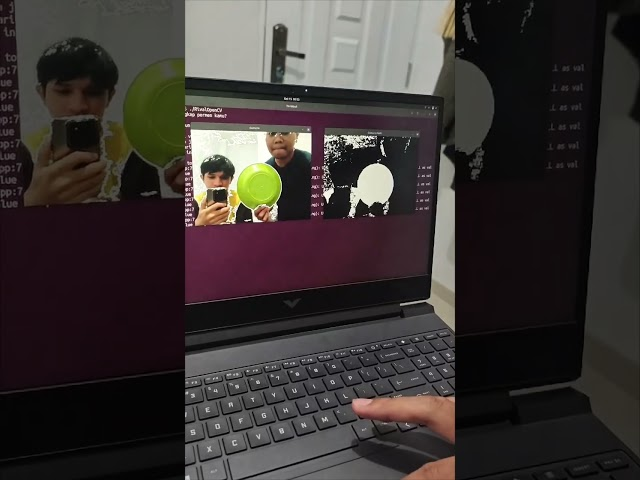
//> input picture etc/thumbnail_projecopencv.jpg, 640 x 480 px, given in place of the camera
$ ./main   (built with g++ and OpenCV 4)
//> lines starting //> are read from the running program, lines starting //| are printed output that depends on the picture; after the words box and inside, x2 and y2 are one past the last pixel; in counts of white or black regions, pixels touching at a corner belong together
### 01_OPENCV_PERMEN/include/tangkap.h
#ifndef TANGKAP_H
#define TANGKAP_H

#include <opencv2/imgcodecs.hpp>
#include <opencv2/imgproc.hpp>
#include <opencv2/highgui.hpp>
using namespace cv;

void tangkap(Scalar lower_tresh, Scalar upper_tresh);

#endif

### 01_OPENCV_PERMEN/include/ball.h
#ifndef BALL_H
#define BALL_H

#include <opencv2/imgcodecs.hpp>
#include <opencv2/imgproc.hpp>
using namespace cv;

class Ball {
    private :
        Point center;
        unsigned int radius;
        int x_velocity;
        int y_velocity;
        Vec3b color;
    public :

    Ball(unsigned int r, Vec3b c);

    void updatePos();

    void drawBall(Mat &frame);

    Point getBallPos();
};


#endif

### 01_OPENCV_PERMEN/include/tangkap.cpp
#include <opencv2/imgcodecs.hpp>
#include <opencv2/imgproc.hpp>
#include <opencv2/highgui.hpp>
#include "ball.h"
#include <iostream>

using namespace cv;
using namespace std;

unsigned int jumlah_permen_tertangkap = 0;

void tangkap(Scalar lower_tresh, Scalar upper_tresh) {
    VideoCapture capture(0);

    Mat frame, frame_resize, frame_flip, frame_hsv, frame_mask;
    Vec3b colors[] = {Vec3b(0, 0, 255), Vec3b(0, 255, 0), Vec3b(255, 0, 0)};

    vector<Ball*> balls;
    for (int i = 0; i < 3; i++)
    {
        balls.push_back(new Ball(30, colors[i]));
    }

    while (true)
    {
        capture >> frame;
        resize(frame, frame_resize, Size(960, 720));
        flip(frame_resize,frame_flip, 1);
        cvtColor(frame_flip, frame_hsv, COLOR_BGR2HSV);

        inRange(frame_hsv, lower_tresh, upper_tresh, frame_mask);
        vector<vector<Point>> contours;
        findContours(frame_mask, contours, RETR_EXTERNAL, CHAIN_APPROX_SIMPLE);
        for (int i = 0; i < contours.size(); i++)
        {
            unsigned int area = contourArea(contours[i]);
            if (area > 2500)
            {
                drawContours(frame_flip, contours, -1, Scalar(255, 255, 255), 2);
            }
        }

        for (int i = 0; i < 3; i++)
        {

            balls[i]->drawBall(frame_flip);
            balls[i]->updatePos();


            for(size_t j = 0; j < contours.size(); j++)
            {
                if (pointPolygonTest(contours[j], static_cast<Point2f>(balls[i]->getBallPos()), false) > 0)
                {
                    balls.erase(balls.begin() + i);
                    balls.push_back(new Ball(30, colors[i]));
                    jumlah_permen_tertangkap++;
                }
            }
        }

        string text_poin = "Permen tertangkap : " + to_string(jumlah_permen_tertangkap);
        putText(frame_flip, text_poin, Point(50,50), FONT_HERSHEY_TRIPLEX, 1, Scalar(0, 0, 0), 2);


        namedWindow("Tangkap Permennya!");
        imshow("Tangkap Permennya!", frame_flip);
        if (waitKey(30) == 27) break;
    }

    for (Ball *ball : balls)
    {
        delete ball;
    }

}

### 01_OPENCV_PERMEN/include/ball.cpp
#include "ball.h"
#include <opencv2/imgcodecs.hpp>
#include <opencv2/imgproc.hpp>
#include <opencv2/highgui.hpp>
#include <cstdlib>
#include <ctime>
#include <iostream>

using namespace cv;

Ball::Ball(unsigned int r, Vec3b c)
    : radius(r), color(c)
{
    srand(static_cast<unsigned int>(time(0)) + rand());
    center.x = rand() % (960 - 2*radius) + radius;
    center.y = rand() % (720 - 2*radius) + radius;
    x_velocity = rand() % 20 + 10;
    y_velocity = rand() % 20 + 10;
}

void Ball::updatePos()
{
    center.x += x_velocity;
    center.y += y_velocity;

    if (center.x <= radius || center.x >= 960 - radius)
    {
        x_velocity = -x_velocity;
    }else if (center.y <= radius || center.y >= 720 - radius)
    {
        y_velocity = -y_velocity;
    }
}

void Ball::drawBall(Mat &frame)
{
    circle(frame, center, radius, color, FILLED);
}

Point Ball::getBallPos()
{
    return this->center;
}

### 01_OPENCV_PERMEN/src/main.cpp
#include "../include/ball.h"
#include "../include/tangkap.h"
#include <opencv2/imgcodecs.hpp>
#include <opencv2/imgproc.hpp>
#include <opencv2/highgui.hpp>
#include <iostream>
#include <thread>
#include <chrono>

using namespace cv;
using namespace std;


int hmin = 0, smin = 0, vmin = 0, hmax = 255, smax = 255, vmax = 255;

void typingEffect(const char *kalimat){
    while (*kalimat)
    {
        cout << *kalimat << flush;
        this_thread::sleep_for(chrono::milliseconds(30));
        kalimat++;
    }
    cout << endl;
}

int main() {
    //Capture device untuk sumber video
    VideoCapture capture(0);
    if (!capture.isOpened())
    {
        cerr << "Webcam tidak bisa dibuka!" << endl;
        return 0;
    }

    typingEffect("Halo Mulyadi! Kamu kesulitan menangkap permen kamu?");
    typingEffect("Sini ku bantu!");
    typingEffect("Setelah prompt ini selesai, akan muncul 3 buah window untuk");
    typingEffect("kamu mengkonfigurasi jaring mu!");
    typingEffect("Atur trackbars dari hue min sampai val max agar window \"Camera Mask\"");
    typingEffect("hanya menampilkan warna putih pada jaring yang kamu mau.");
    typingEffect("Setelah selesai mengkonfigurasi jaring mu tekan \033[1mesc\033[0m!");
    typingEffect("Siap menangkap permen mu Mulyadi? input 'y' jika kamu siap!");
    char input;
    cin >> input;
//> the answer given: 1

    namedWindow("Konfigurasi Jaring", 0);
    createTrackbar("Hue Min", "Konfigurasi Jaring", &hmin, 180);
    createTrackbar("Hue Max", "Konfigurasi Jaring", &hmax, 180);
    createTrackbar("Sat Min", "Konfigurasi Jaring", &smin, 255);
    createTrackbar("Sat Max", "Konfigurasi Jaring", &smax, 255);
    createTrackbar("Val Min", "Konfigurasi Jaring", &vmin, 255);
    createTrackbar("Val Max", "Konfigurasi Jaring", &vmax, 255);

    Mat frame, frame_flip, frame_hsv, frame_mask;

    while (true)
    {
        capture >> frame;
//> frame is the input picture: 480 rows x 640 cols, CV_8UC3; mean B, G, R 49.9, 51.6, 57.6
        flip(frame, frame_flip, 1);
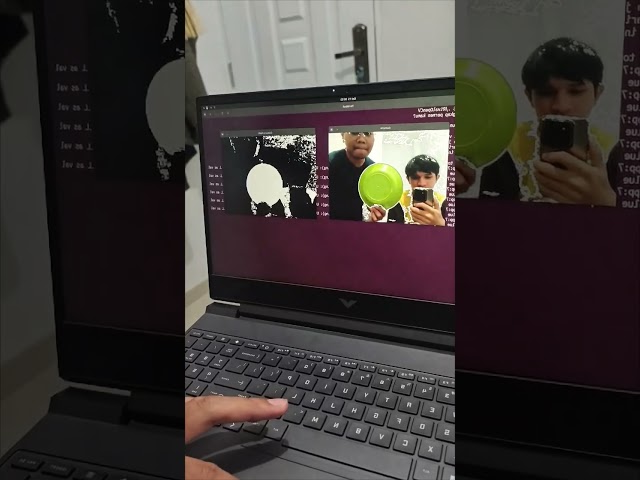
//> frame_flip: 480 rows x 640 cols, CV_8UC3; mean B, G, R 49.9, 51.6, 57.6
        cvtColor(frame_flip, frame_hsv, COLOR_BGR2HSV);
//> frame_hsv: 480 rows x 640 cols, CV_8UC3; mean H, S, V 80.9, 58.3, 58.7

        Scalar lower_tresh(hmin, smin, vmin);
        Scalar upper_tresh(hmax, smax, vmax);

        inRange(frame_hsv, lower_tresh, upper_tresh, frame_mask);
//> frame_mask: 480 rows x 640 cols, CV_8UC1; every value is 255
        vector<vector<Point>> contours;
        findContours(frame_mask, contours, RETR_EXTERNAL, CHAIN_APPROX_SIMPLE);
//> contours = 1 contour; box (x1, y1, x2, y2) and area: (0, 0, 640, 480) 306081
        for (int i = 0; i < contours.size(); i++)
        {
            unsigned int area = contourArea(contours[i]);
            if (area > 2500)
            {
                drawContours(frame_flip, contours, -1, Scalar(255, 255, 255), 2);
            }
        }
//> this loop made 1 pass
//> area on pass 1: 306081
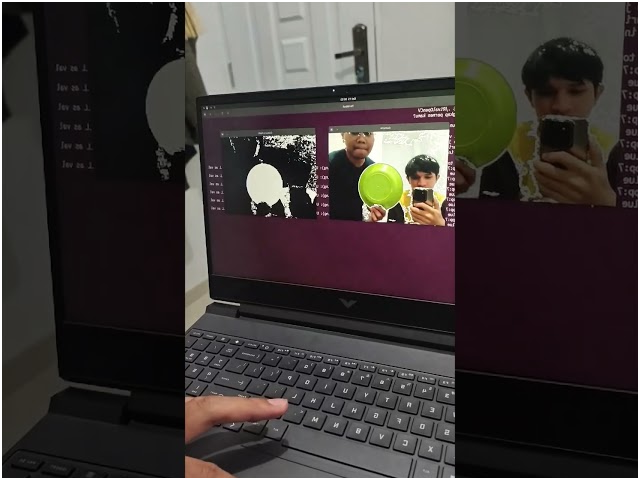
//> frame_flip: 480 rows x 640 cols, CV_8UC3; 1.45% of pixels changed, all inside (x1, y1, x2, y2) = (0, 0, 640, 480)

        namedWindow("Camera");
        namedWindow("Camera Mask");
        imshow("Camera", frame_flip);
        imshow("Camera Mask", frame_mask);
        if (waitKey(30) == 27)                  //exit loop kalau user pencet 'esc' button
//> the Esc key is pressed
        {
            break;
        }
    }

    destroyAllWindows();
    capture.release();
    tangkap(Scalar(hmin, smin, vmin), Scalar(hmax, smax, vmax));
//> in tangkap, `cvtColor(frame_flip, frame_hsv, COLOR_BGR2HSV);`: frame_hsv: 720 rows x 960 cols, CV_8UC3; mean H, S, V 80.7, 57.3, 58.6
//> in tangkap, `inRange(frame_hsv, lower_tresh, upper_tresh, frame_mask);`: frame_mask: 720 rows x 960 cols, CV_8UC1; every value is 255
//> in tangkap, `findContours(frame_mask, contours, RETR_EXTERNAL, CHAIN_APPROX_SIMPLE);`: contours = 1 contour; box (x1, y1, x2, y2) and area: (0, 0, 960, 720) 689521
//> the loop in tangkap, `for (int i = 0; i < contours.size(); i++)` made 1 pass
//> area on pass 1: 689521
//> after the loop in tangkap, `for (int i = 0; i < contours.size(); i++)`:
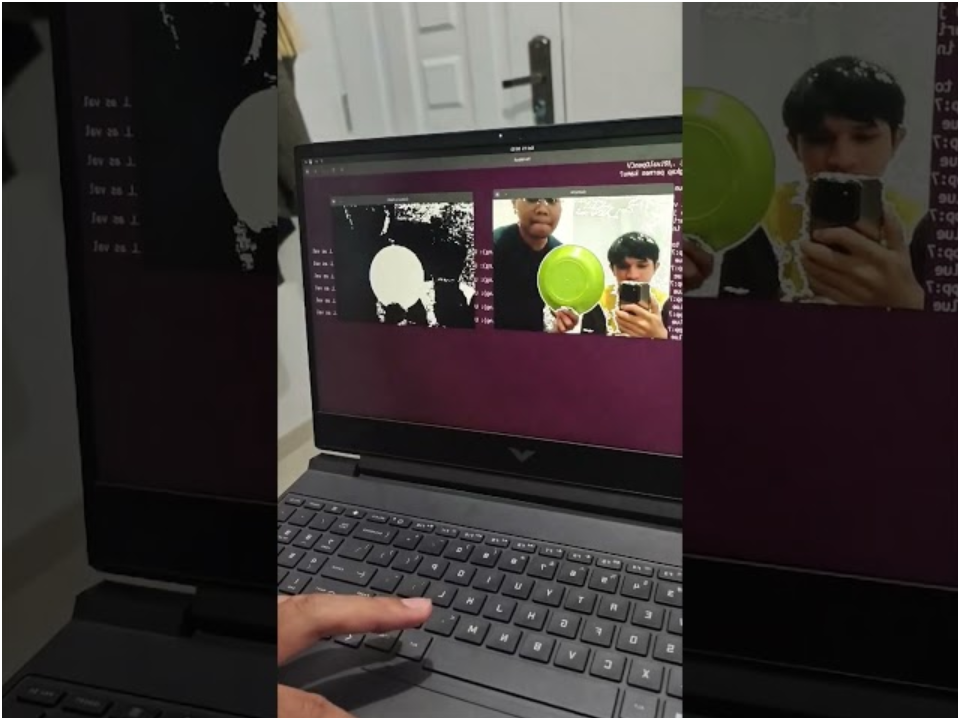
//> frame_flip: 720 rows x 960 cols, CV_8UC3; mean B, G, R 51.8, 53.5, 59.5
//> the loop in tangkap, `for (int i = 0; i < 3; i++)` made 3 passes
//> (center in drawBall, color in drawBall) on passes 2 to 3: (Point(323, 112), [255, 0, 0]), (Point(270, 475), [0, 255, 0])
//> center in drawBall on pass 1: Point(109, 638)
//> pass 1, in tangkap, `balls[i]->drawBall(frame_flip);`:
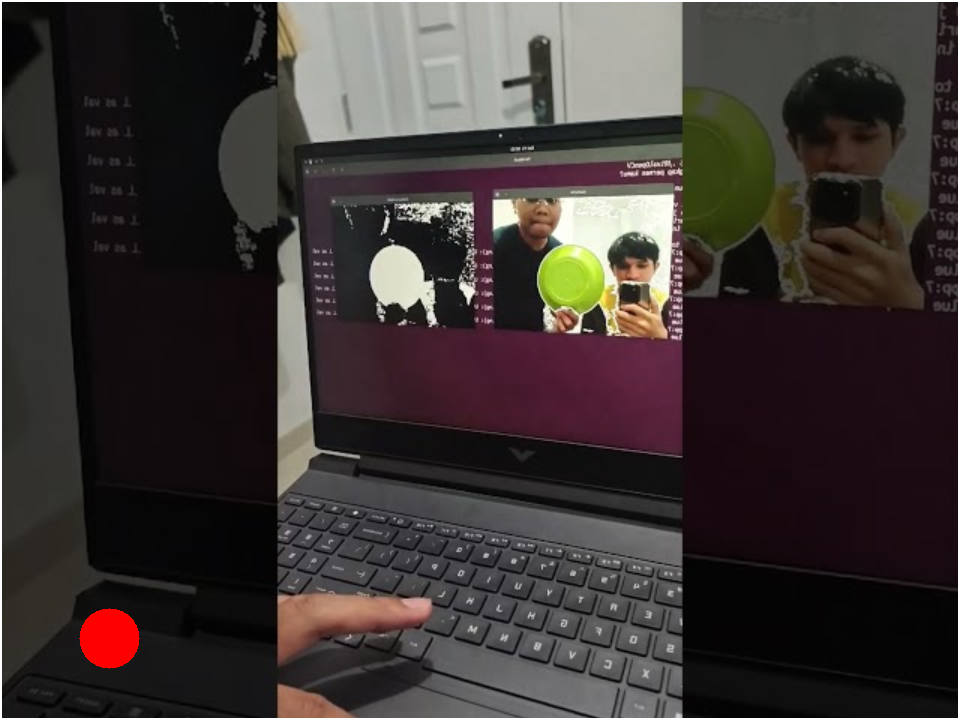
//> frame_flip: 720 rows x 960 cols, CV_8UC3; 0.41% of pixels changed, all inside (x1, y1, x2, y2) = (79, 608, 140, 669)
//> pass 2, in tangkap, `balls[i]->drawBall(frame_flip);`:
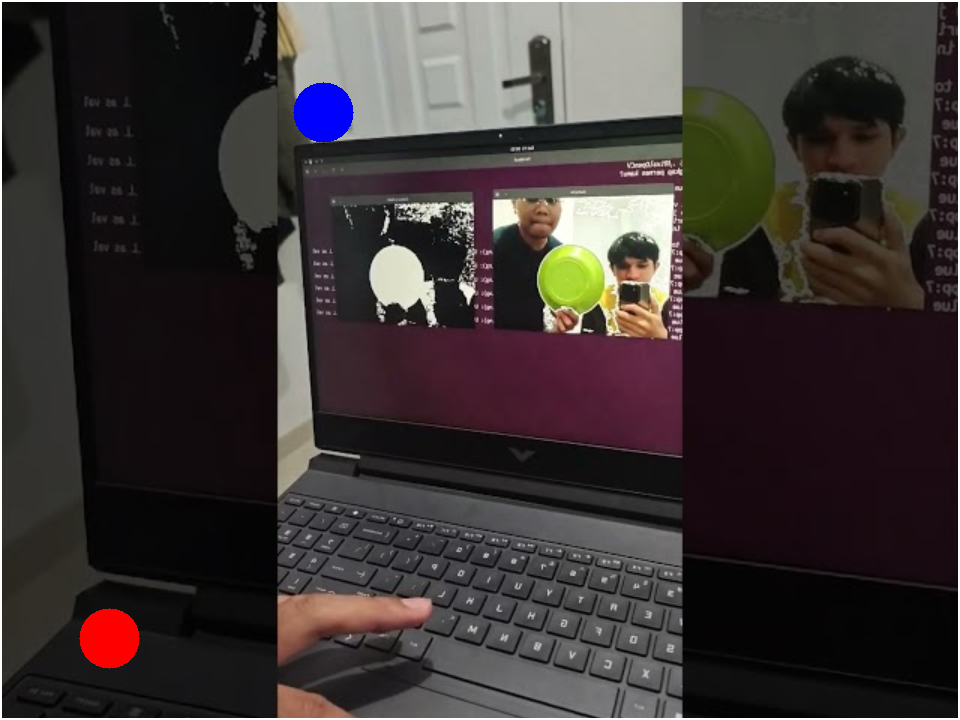
//> frame_flip: 720 rows x 960 cols, CV_8UC3; 0.41% of pixels changed, all inside (x1, y1, x2, y2) = (293, 82, 354, 143)
//> after the loop in tangkap, `for (int i = 0; i < 3; i++)`: jumlah_permen_tertangkap = 3
//> in tangkap, `string text_poin = "Permen tertangkap : " + to_string(jumlah_permen_te..`: text_poin = "Permen tertangkap : 3"
//> in tangkap, `putText(frame_flip, text_poin, Point(50,50), FONT_HERSHEY_TRIPLEX, 1, ..`:
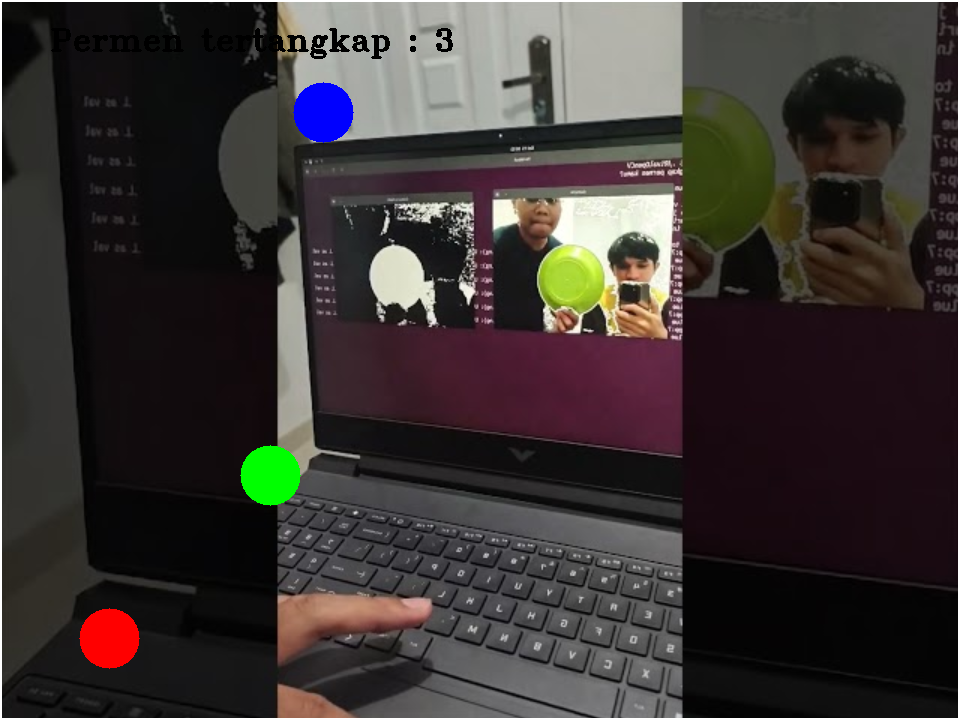
//> frame_flip: 720 rows x 960 cols, CV_8UC3; mean B, G, R 51.5, 53.1, 59.1
//> the Esc key is pressed

    return 0;
}
